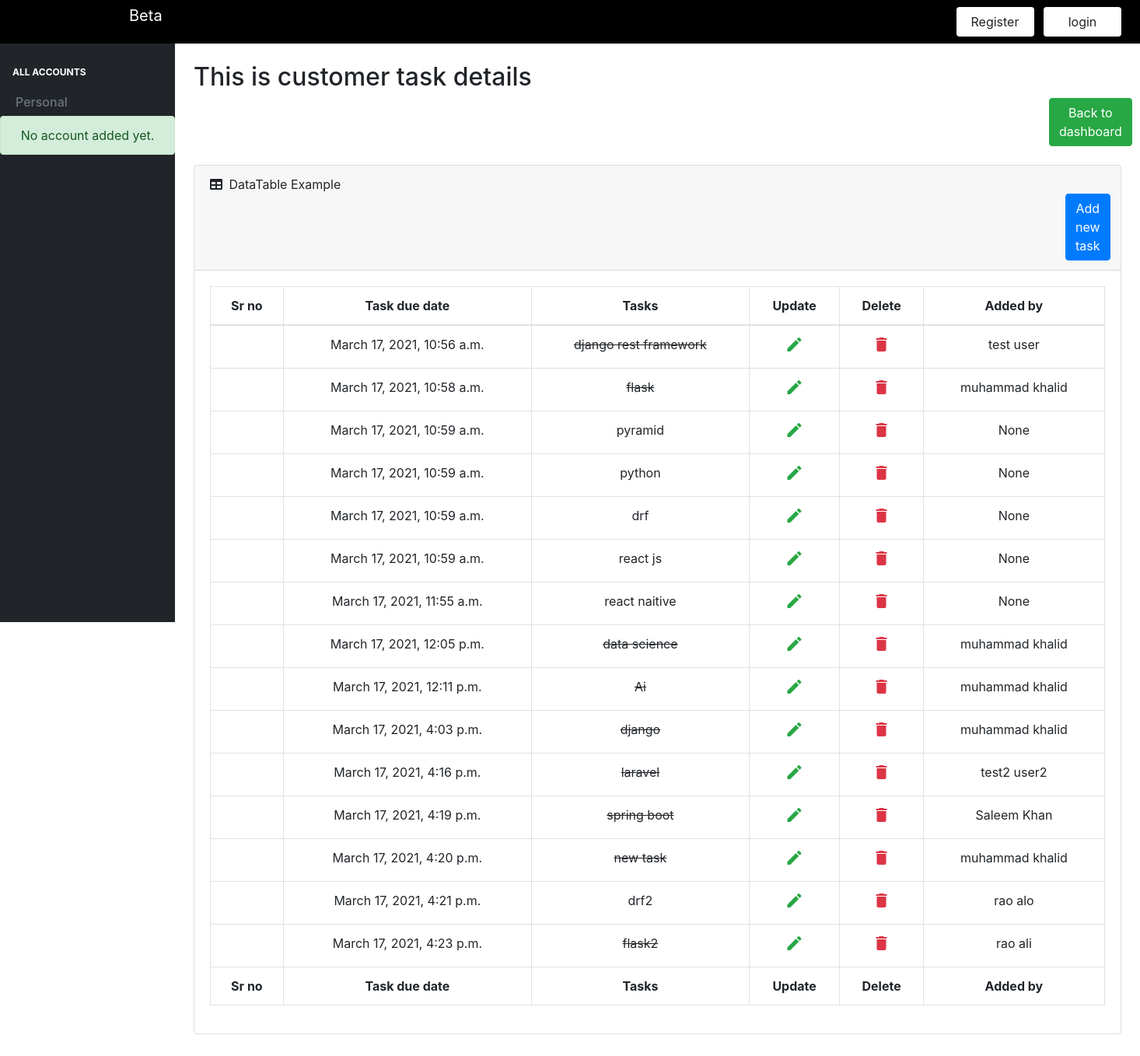
Page /task/ on the committed database.
### task/models.py (models this page shows, shortened)
class Task(models.Model):
 	task_due_date= models.DateTimeField(auto_now_add=True)
 	task= models.CharField(max_length=100)
 	added_by= models.ForeignKey(Customer, on_delete=models.CASCADE, null=True)
 	complete= models.BooleanField(default=False)
 	def __str__(self):
 		return self.task

class Customer(models.Model):
    first_name=models.CharField(max_length=70, null = True)
    last_name=models.CharField(max_length=70, null = True)
    email=models.EmailField(null = True)
    account_name= models.CharField(max_length = 70, default = "No account name")
    renewal_date = models.DateField(default = datetime.now().date())
    revenue = models.FloatField(default = 0.0)
    added_by = models.ForeignKey(User, on_delete = models.CASCADE, null = True)
    def __str__(self):
        if self.first_name:
            return f'{self.first_name} {self.last_name}'
        else:
            return self.account_name

### task/views.py (the view)
# urls.py: path('', include('task.urls')),
def task(request):
	tasks=Task.objects.all()
	form=TaskForm()
	if request.method=='POST':
		form=TaskForm(request.POST)
		if form.is_valid():
			form.save()
			return redirect('task')
	return render(request,'task/task.html',{'form':form,'tasks':tasks})

### task/templates/task/task.html (shortened to what this page needs)
{% load static %}
{% load crispy_forms_tags %}
{% include 'task/inc/head.inc.html' %}
    <body class="sb-nav-fixed">
        {% include 'task/inc/navbar.inc.html' %}
        <div id="layoutSidenav">
            <div id="layoutSidenav_nav">
                {% include 'task/inc/sidebar.inc.html' %}
            </div>
            <div id="layoutSidenav_content" >
                <div class="row">
                    <div class="col-lg-12 py-4">
                        <div class="container-fluid">
                            <h2>This is customer task details </h2>
                               <div style="margin-left: 1100px">
                                        <a href="{% url 'home page' %}" class="btn btn-success">Back to dashboard</a>
                                </div>
                            <br>
                            <div class="card mb-4">
                                <div class="card-header">
                                    <i class="fas fa-table mr-1"></i>
                                    DataTable Example
                                    <a  data-toggle="modal" data-target="#taskModel" class="btn btn-primary" style="margin-left: 1100px">Add new task </a>
                                </div>
                                <div class="card-body">
                                    <div class="table-responsive">
                                        <table class="table table-bordered text-center" id="dataTable" width="100%" cellspacing="0">
                                            <thead>
                                                <tr>
                                                    <th>Sr no</th>
                                                    <th>Task due date </th>
                                                    <th>Tasks</th>
                                                    <th>Update</th>
                                                    <th>Delete</th>
                                                    <th>Added by</th>
                                                </tr>
                                            </thead>
                                            <tfoot>
                                                    <th>Sr no</th>
                                                    <th>Task due date </th>
                                                    <th>Tasks</th>
                                                    <th>Update</th>
                                                    <th>Delete</th>
                                                    <th>Added by</th>
                                            </tfoot>
                                            <tbody>
                                                {% for task in tasks %}
                                                <tr>
                                                    <td>{{task.serial_number}}</td>
                                                    <td>{{task.task_due_date}}</td>
                                                    <td>
                                                        {% if task.complete == True %}
                                                          <strike>{{task}}</strike>
                                                        {% else %}
                                                        <span>{{task.task}}</span>
                                                        {% endif %}
                                                    </td>
                                                    <td>
                                                      <a href="{% url 'edit' task.id %}">
                                                        <i class="material-icons text-success">edit</i>
                                                      </a>
                                                    </td>
                                                    <td>
                                                        <a href="{% url 'delete' task.id %}" style="text-decoration: none;">
                                                           <i class="material-icons text-danger">delete</i>
                                                        </a>
                                                    </td>
                                                    <td>{{task.added_by}}</td>
                                                </tr>
                                                {% endfor %}
                                            </tbody>
                                        </table>
                                    </div>
                                </div>
                            </div>
                        </div>
                    </div>
                </div>
            </div>
        </div>
    </body>
</html>

### task/templates/task/inc/head.inc.html (style rules this page uses)
body { overflow: none; }

### rows in the picture
Task: task_due_date "March 17, 2021, 10:56 a.m.", task "django rest framework", added_by "test user"
Task: task_due_date "March 17, 2021, 10:58 a.m.", task "flask", added_by "muhammad khalid"
Task: task_due_date "March 17, 2021, 10:59 a.m.", task "pyramid", added_by "None"
Task: task_due_date "March 17, 2021, 10:59 a.m.", task "python", added_by "None"
Task: task_due_date "March 17, 2021, 10:59 a.m.", task "drf", added_by "None"
Task: task_due_date "March 17, 2021, 10:59 a.m.", task "react js", added_by "None"
Task: task_due_date "March 17, 2021, 11:55 a.m.", task "react naitive", added_by "None"
Task: task_due_date "March 17, 2021, 12:05 p.m.", task "data science", added_by "muhammad khalid"
Task: task_due_date "March 17, 2021, 12:11 p.m.", task "Ai", added_by "muhammad khalid"
Task: task_due_date "March 17, 2021, 4:03 p.m.", task "django", added_by "muhammad khalid"
Task: task_due_date "March 17, 2021, 4:16 p.m.", task "laravel", added_by "test2 user2"
Task: task_due_date "March 17, 2021, 4:19 p.m.", task "spring boot", added_by "Saleem Khan"
Task: task_due_date "March 17, 2021, 4:20 p.m.", task "new task", added_by "muhammad khalid"
Task: task_due_date "March 17, 2021, 4:21 p.m.", task "drf2", added_by "rao alo"
Task: task_due_date "March 17, 2021, 4:23 p.m.", task "flask2", added_by "rao ali"
